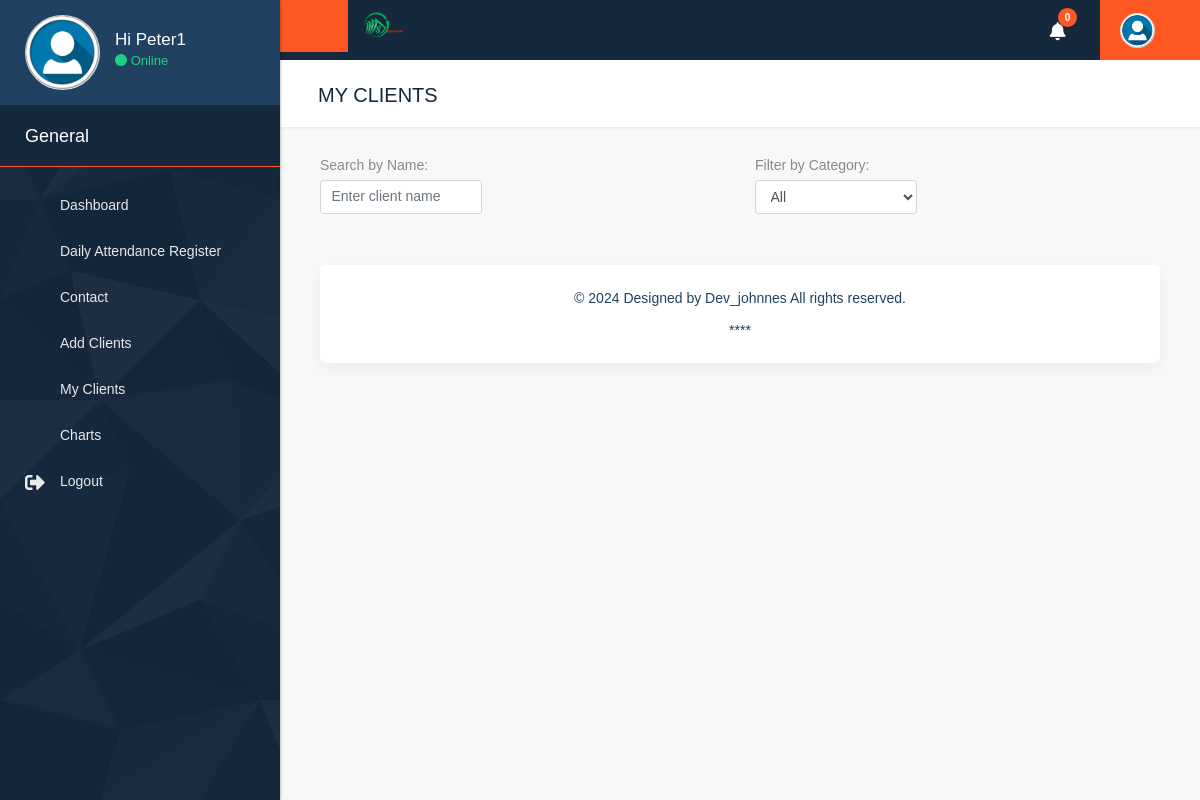
The app's page /user-clients/ (signed in), older data.
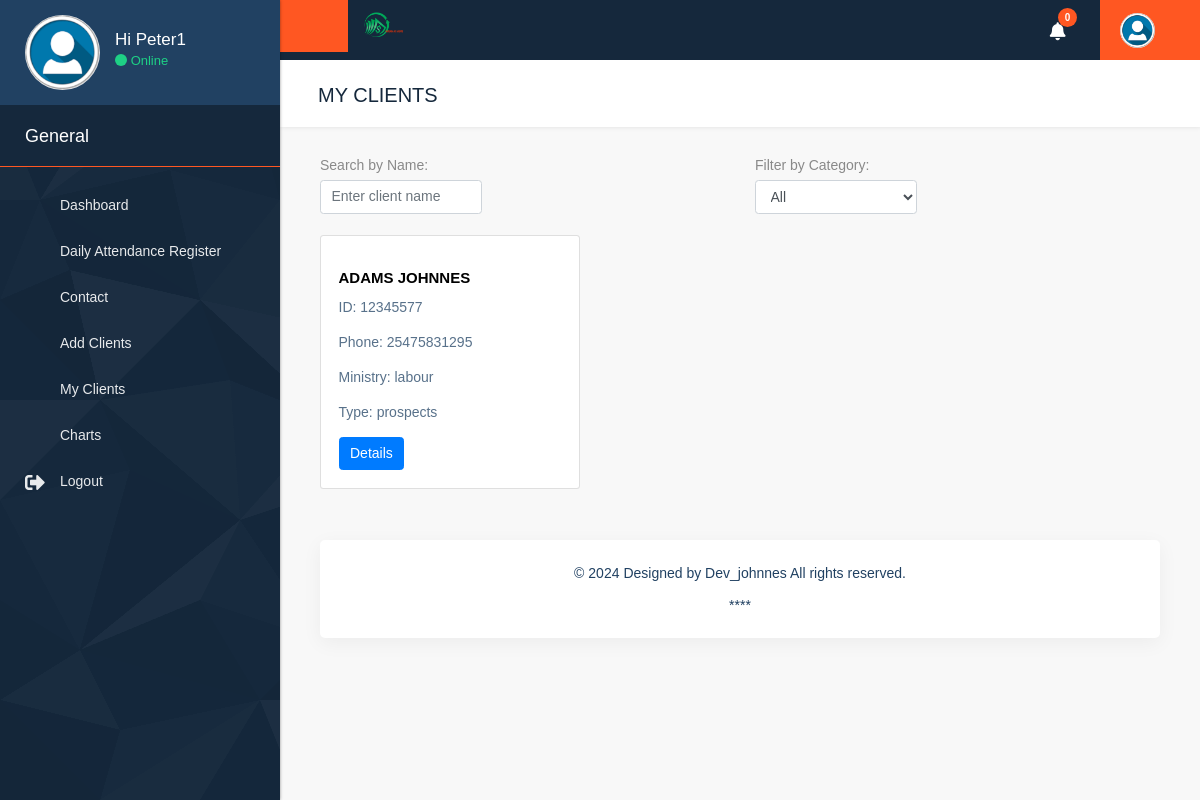
The same page, newer data.
### accounts/models.py (models this page shows, shortened)
class User(AbstractUser):
    email = models.EmailField(unique=True)
    is_member = models.BooleanField(default=False)
    is_management = models.BooleanField(default=False)

class Client(models.Model):
    user = models.ForeignKey(User, on_delete=models.CASCADE, blank=True, null=True)
    client_fullname = models.CharField(max_length=255)
    id_number = models.CharField(
                max_length=8,  # Allow up to 8 characters
                unique=True,
                validators=[
                    RegexValidator(
                        regex=r'^[0-9]{7,8}$',  # Only digits, 7 to 8 characters
                        message='ID number must be 7 to 8 digits long.',
                    ),
                ]
            )
    phone_number = models.CharField(
                max_length=12,  # Allow up to 12 characters
                validators=[
                    RegexValidator(
                        regex=r'^[0-9]{10,12}$',  # Only digits, 10 to 12 characters
                        message='Phone number must be 10 to 12 digits long.',
                    ),
                ]
            )
    ministry = models.CharField(max_length=255)
    TYPE_CHOICES = (
        ('prospects', 'Prospects'),
        ('lead', 'Lead'),
        ('conversion', 'Conversion'),
    )
    type = models.CharField(max_length=20, choices=TYPE_CHOICES)
    pf_number = models.CharField(max_length=255, blank=True, null=True)
    amount = models.DecimalField(max_digits=10, decimal_places=2, blank=True, null=True)
    comment = models.TextField(blank=True, null=True)
    pf_number_conversion = models.CharField(max_length=255, blank=True, null=True)
    password = models.CharField(max_length=255, blank=True, null=True)
    amount_applied = models.DecimalField(max_digits=10, decimal_places=2, blank=True, null=True)
    date_field = models.DateField(blank=True, null=True)
    comment_conversion = models.TextField(blank=True, null=True)
    TYPE_LOAN_CHOICES = (
        ('refinance', 'Refinance'),
        ('topup', 'Top-Up'),
        ('buyoff', 'Buy-Off'),
    )
    type_loan_qualify = models.CharField(max_length=20, choices=TYPE_LOAN_CHOICES, blank=True, null=True)

### accounts/views.py (the view)
# urls.py: path('user-clients/', views.user_clients, name='user_clients'),
@login_required
def user_clients(request):
    clients = Client.objects.filter(user=request.user)
    return render(request, 'member/user_clients.html', {'clients': clients})

### accounts/templates/member/user_clients.html (shortened to what this page needs)
{% extends 'member/base.html' %}
{% load static %}
{% block page_title %}MY CLIENTS{% endblock %}
{% block content %}
  <div class="row">
    <div class="col-md-6 mb-4">
      <label for="nameFilter">Search by Name:</label>
      <input type="text" id="nameFilter" class="form-control rounded-pill glowing-border" style="width: 40%;" placeholder="Enter client name">
    </div>
    <div class="col-md-6 mb-4">
      <label for="categoryFilter">Filter by Category:</label>
      <select id="categoryFilter" class="form-control" style="width: 40%;">
        <option value="all">All</option>
      </select>
    </div>
    {% for client in clients %}
      <div class="col-md-4 mb-4 client-card" data-category="{{ client.type }}" data-name="{{ client.client_fullname }}">
        <div class="card">
          <div class="card-icon">
          </div>
          <div class="card-body">
            <h5 class="card-title">{{ client.client_fullname }}</h5>
            <p class="card-text">ID: {{ client.id_number }}</p>
            <p class="card-text">Phone: {{ client.phone_number }}</p>
            <p class="card-text">Ministry: {{ client.ministry }}</p>
            <p class="card-text">Type: {{ client.type }}</p>
            <a href="{% url 'client_details' client.pk %}" class="btn btn-primary">Details</a>
          </div>
        </div>
      </div>
    {% endfor %}
  </div>
</div>
{% endblock %}

### accounts/templates/member/base.html (shortened to what this page needs)
{% load static %}
<!DOCTYPE html>
<html lang="en">
<head>
    <link rel="stylesheet" href="https://cdnjs.cloudflare.com/ajax/libs/font-awesome/5.15.3/css/all.min.css">
    <link rel="stylesheet" href="{% static 'css/bootstrap.min.css' %}" />
    <link rel="stylesheet" href="{% static 'css/style.css' %}" />
    <link rel="stylesheet" href="{% static 'css/responsive.css' %}" />
    <link rel="stylesheet" href="{% static 'css/bootstrap-select.css' %}" />
    <link rel="stylesheet" href="{% static 'css/perfect-scrollbar.css' %}" />
    <link rel="stylesheet" href="{% static 'css/animate.css' %}">
    <link rel="stylesheet" href="{% static 'css/flaticon.css' %}">
    <link rel="stylesheet" href="{% static 'css/font-awesome.min.css' %}">
    <link rel="stylesheet" href="{% static 'css/custom.css' %}" />
</head>
<body class="dashboard dashboard_1">
<div class="full_container">
    <div class="inner_container">
        <nav id="sidebar">
            <div class="sidebar_blog_1">
                <div class="sidebar_user_info">
                    <div class="user_profle_side">
                        <div class="user_img"><img class="img-responsive" src="{% static 'images/layout_img/user_img.jpg' %}" alt="#" /></div>
                        <div class="user_info">
                            <h6>Hi {{user.username.title|default:'Guest'}}</h6>
                            <p><span class="online_animation"></span> Online</p>
                        </div>
                    </div>
                </div>
            </div>
            <div class="sidebar_blog_2">
                <h4>General</h4>
                <ul class="list-unstyled components">
                    <li>
                        <a href="{% url 'member_dashboard' %}">
                            <i class="fa fa-star"></i> <span>Dashboard</span>
                        </a>
                    </li>
                    <li>
                        <a href="{% url 'mark_attendance' %}">
                            <i class="fa fa-calendar"></i> <span>Daily Attendance Register</span>
                        </a>
                    </li>
                    <li>
                        <a href="{% url 'contacts_list' %}">
                            <i class="fa fa-paper-plane red_color"></i> <span>Contact</span>
                        </a>
                    </li>
                    <li>
                        <a href="{% url 'add_client' %}">
                            <i class="fa fa-user-plus"></i> <span>Add Clients</span>
                        </a>
                    </li>
                    <li>
                        <a href="{% url 'user_clients' %}">
                            <i class="fa fa-users"></i> <span>My Clients</span>
                        </a>
                    </li>
                    <li><a href="#"><i class="fa fa-bar-chart-o green_color"></i> <span>Charts</span></a></li>
                    <li>
                      <a href="{% url 'logout' %}">
                          <i class="fas fa-sign-out-alt"></i> <span>Logout</span>
                      </a>
                  </li>
                </ul>
            </div>
        </nav>
        <div id="content">
            <div class="topbar">
                <nav class="navbar navbar-expand-lg navbar-light">
                    <div class="full">
                        <button type="button" id="sidebarCollapse" class="sidebar_toggle"><i class="fa fa-bars"></i></button>
                        <div class="logo_section">
                            <a href="#"><img class="img-responsive" src="{% static 'images/logos/logo.png' %}" alt="#" /></a>
                        </div>
                        <div class="right_topbar">
                            <div class="icon_info">
                                <ul>
                                    <li>
                                        <a href="#" id="notification-icon">
                                            <i class="fas fa-bell"></i>
                                            <span class="badge">0</span>
                                        </a>
                                    </li>
                                </ul>
                                <ul class="user_profile_dd">
                                    <li>
                                        <a class="dropdown-toggle" data-toggle="dropdown"><img class="img-responsive rounded-circle" src="{% static 'images/layout_img/user_img.jpg' %}" alt="#" /></a>
                                    </li>
                                </ul>
                            </div>
                        </div>
                    </div>
                </nav>
            </div>
            <div class="midde_cont">
                <div class="container-fluid">
                    <div class="row column_title">
                        <div class="col-md-12">
                            <div class="page_title">
                                <h2>{% block page_title %}{% endblock %}</h2>
                            </div>
                        </div>
                    </div>
                    {% block content %}{% endblock %}
                    <div class="container-fluid">
                        <div class="footer">
                            <p>&copy; {% now "Y" %} Designed by Dev_johnnes All rights reserved.<br><br> ****</p>
                        </div>
                    </div>
                </div>
            </div>
        </div>
    </div>
</body>
</html>

Row changes from the older to the newer data that the page shows:
added Client: client_fullname "ADAMS JOHNNES", id_number "12345577", phone_number "25475831295", ministry "labour", type "prospects"
